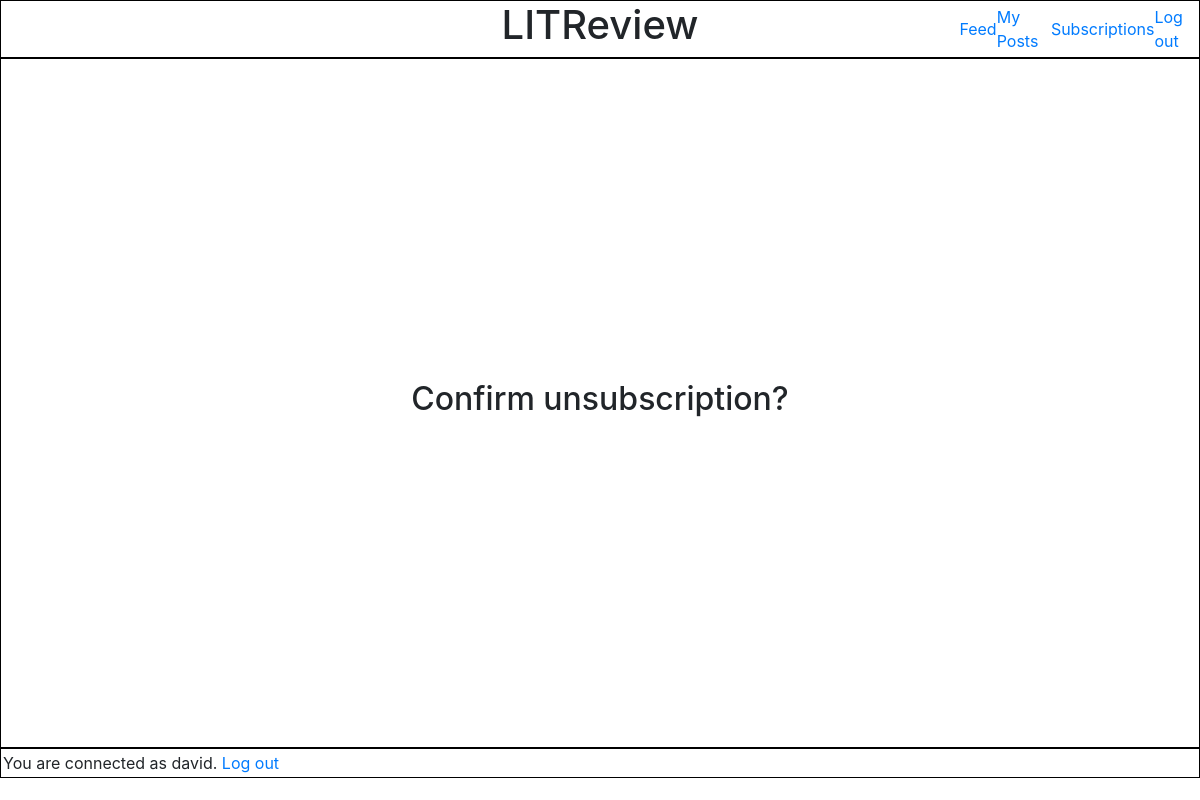
Page /feedapp/2/unsubscription_page (signed in) on the earlier database version.
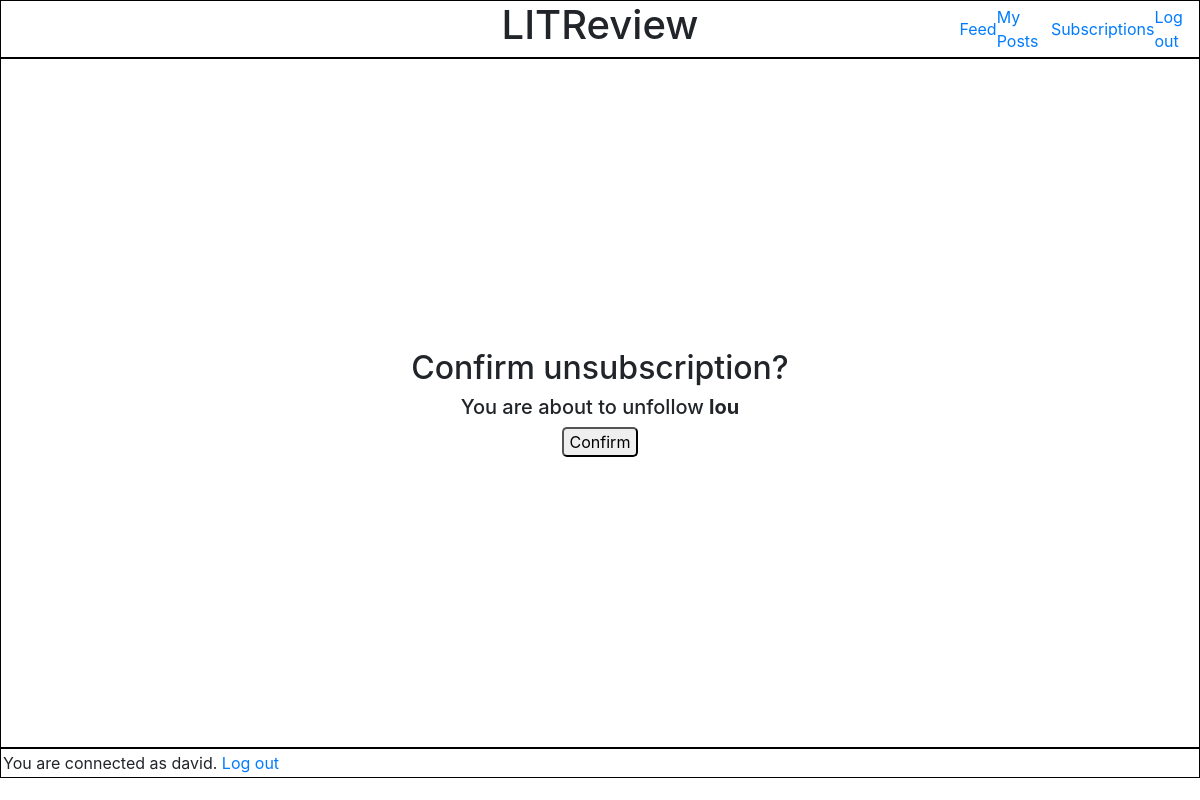
Same page on the later database version.
### feedapp/models.py (models this page shows)
class UserFollows(models.Model):
    user = models.ForeignKey(to=settings.AUTH_USER_MODEL, on_delete=models.CASCADE)
    followed_user = models.ForeignKey(to=settings.AUTH_USER_MODEL, on_delete=models.CASCADE,
                                      related_name='followed_by')
    class Meta:
        unique_together = ('user', 'followed_user')
        constraints = [models.CheckConstraint(check=~models.Q(user=models.F('followed_user')), name='no_self_follow')]

### authentication/models.py (models this page shows)
class User(AbstractUser):
    username = models.CharField(max_length=20, unique=True)
    USERNAME_FIELD = 'username'

### feedapp/views.py (the view)
# urls.py: path('feedapp/<int:user_id>/unsubscription_page', unfollow_user, name='unsubscription_page'),
@login_required
def unfollow_user(request, user_id):
    users_to_unfollow = models.UserFollows.objects.filter(user=request.user, followed_user=user_id)
    form = forms.DeletePostForm()
    if request.method == 'POST':
        if 'delete_post' in request.POST:
            form = forms.DeletePostForm(request.POST)
            if form.is_valid():
                users_to_unfollow.delete()
                return redirect('subscription_page')
    return render(request, 'feedapp/unsubscription_page.html', context={'deletion_form': form,
                                                                        'users_to_unfollow':
                                                                            users_to_unfollow})

### feedapp/templates/feedapp/unsubscription_page.html (shortened to what this page needs)
{% extends 'base.html' %}
    {% block content %}
        <div class="main_content">
            <h2>Confirm unsubscription?</h2>
            {% for user_to_unfollow in users_to_unfollow %}
                <h5>You are about to unfollow <strong>{{ user_to_unfollow.followed_user.username }}</strong></h5>
                 <form method="post">
                     <button type="submit">Confirm</button>
                </form>
            {% endfor %}
        </div>
    {% endblock content %}

Differences in the rows shown:
added UserFollows: followed_user.username "lou"
